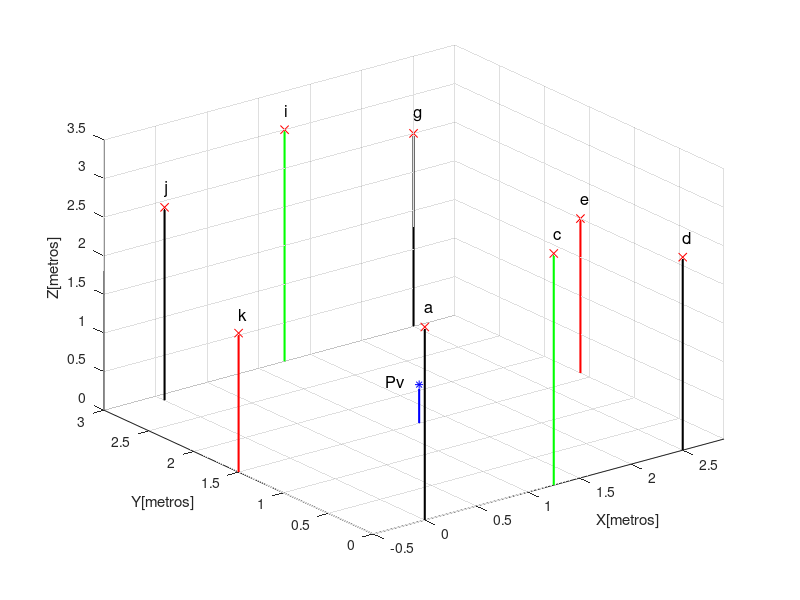

The MATLAB source for this figure: (Note: this script raises an error after producing the figure.)
% Esse algoritmo foi usado para, dado um ponto virtual a área de testes, tentar decidir qual a
% configuração de módulos emissores no ambiente que gera o menor erro final.

% ***************** Algoritmo para fazer a decisão: ********************
% 1- Escolhe-se um ponto virtual (P1) de localização conhecida na área de testes;
% 2- Calcula-se a distância entre esse ponto e os módulos emissores (valor ideal de medida do sistema de localização), dn = P1 dist En, onde n é o número do ID do módulo emissor;
% 3- Acrescenta-se nessa media um ruido aleatório dado por uma distribuição normal, dn = dn + ruido;
% 5- Calcula-se, utilizando o algoritmo LMS, a posição do ponto virtual utilizando as medidas ruidosas, P2 = LMS(d=[d1,...dn], Localização dos módulos emissores);
% 6- Encontra-se a o erro de medida, definido como a distância euclidiana entre o ponto calculado e o ponto virtual original, e = dist_eucl(P1, P2);
% 7- Repete o algoritmo a partir do passo 3 100 vezes, e obtem-se uma média para os valores de e

close all;
clear;

error=[];
labels=['a','b','c','d','e','f', 'g','h','i','j','k','l'];

positions = [0.00  0.00  2.50;
           1.25  0.00  2.00;
           1.25  0.00  3.00;
           2.50  0.00  2.50;
           2.90  1.60  2.00;
           2.90  1.60  3.00;
           2.50  3.00  2.50;
           1.25  3.00  2.00;
           1.25  3.00  3.00;
           0.00  2.90  2.50;
          -0.50  1.50  1.80;
          -0.50  1.50  3.00
                 ];

%para simular, apenas descomente a configuração que deseja estudar, o código vai: gera o gráfico,
%colocar as labels, salvar um png com nome da configuração, calcular erro médio e erro máximo entre
%o ponto virtual escolhido e os pontos calculados a partir de medidas ruidosas


% %posição dos módulos testes
%%%4+1L
% config_name='41L';
% stationary_modules_positions = [0.00  0.00  2.50;
%                                 2.50  0.00  2.50; 
%                                 2.90  1.60  2.00; 
%                                 2.50  3.00  2.50;
%                                 0.00  2.90  2.50
%                                 ];

%%%4+2L
% config_name='42L';
% stationary_modules_positions = [0.00  0.00  2.50;
%                                 2.50  0.00  2.50; 
%                                 2.90  1.60  2.00; 
%                                 2.50  3.00  2.50;
%                                 0.00  2.90  2.50;
%                                -0.50  1.50  1.80
%                                 ];

%%%4+2H
% config_name='42H';
% stationary_modules_positions = [0.00  0.00  2.50;
%                                 2.50  0.00  2.50; 
%                                 2.90  1.60  3.00;
%                                 2.50  3.00  2.50;
%                                 0.00  2.90  2.50;
%                                -0.50  1.50  3.00
%                                 ];

%%%4+4L
% config_name='44L';
% stationary_modules_positions = [0.00  0.00  2.50;
%                                 1.25  0.00  2.00;
%                                 2.50  0.00  2.50; 
%                                 2.90  1.60  2.00; 
%                                 2.50  3.00  2.50;
%                                 1.25  3.00  2.00;
%                                 0.00  2.90  2.50;
%                                -0.50  1.50  1.80
%                                 ];

%%%4+4H
% config_name='44H';
% stationary_modules_positions = [0.00  0.00  2.50;
%                                 1.25  0.00  3.00;
%                                 2.50  0.00  2.50; 
%                                 2.90  1.60  3.00;
%                                 2.50  3.00  2.50;
%                                 1.25  3.00  3.00;
%                                 0.00  2.90  2.50;
%                                -0.50  1.50  3.00
%                                 ];

%%%4+2H+2L
config_name='42H2L';
stationary_modules_positions = [0.00  0.00  2.50;
                                1.25  0.00  3.00;
                                2.50  0.00  2.50; 
                                2.90  1.60  2.00; 
                                2.50  3.00  2.50;
                                1.25  3.00  3.00;
                                0.00  2.90  2.50;
                               -0.50  1.50  1.80
                                ];
                            
num_statinary_modules = size(stationary_modules_positions,1);

%ponto escolhido para teste
x=1.25;
y=1.5 ;
z=0.5 ;

measurements_m=[];
measurements_new_m=[];

%inicia o plot da figura
figure;
plot3(stationary_modules_positions(1,1),stationary_modules_positions(1,2),stationary_modules_positions(1,3),'rx');
hold on;
plot3([stationary_modules_positions(1,1) stationary_modules_positions(1,1)],[stationary_modules_positions(1,2) stationary_modules_positions(1,2)],[0 stationary_modules_positions(1,3)],'k','LineWidth',1.5);

i=1;
for j = 1:max(size(positions))
    if stationary_modules_positions(i,1)==positions(j,1) && stationary_modules_positions(i,2)==positions(j,2) && stationary_modules_positions(i,3)==positions(j,3)
    text(stationary_modules_positions(i,1),stationary_modules_positions(i,2),stationary_modules_positions(i,3)+0.25,labels(j),'FontSize',12);
    end
end
    
for i=2:num_statinary_modules
    plot3(stationary_modules_positions(i,1),stationary_modules_positions(i,2),stationary_modules_positions(i,3),'rx');
    if stationary_modules_positions(i,3) > 2.6
        plot3([stationary_modules_positions(i,1) stationary_modules_positions(i,1)],[stationary_modules_positions(i,2) stationary_modules_positions(i,2)],[0 stationary_modules_positions(i,3)],'g','LineWidth',1.5);
    end
    if stationary_modules_positions(i,3) > 2.4 && stationary_modules_positions(i,3) < 2.6
        plot3([stationary_modules_positions(i,1) stationary_modules_positions(i,1)],[stationary_modules_positions(i,2) stationary_modules_positions(i,2)],[0 stationary_modules_positions(i,3)],'k','LineWidth',1.5);
    end
    if stationary_modules_positions(i,3) < 2.4
        plot3([stationary_modules_positions(i,1) stationary_modules_positions(i,1)],[stationary_modules_positions(i,2) stationary_modules_positions(i,2)],[0 stationary_modules_positions(i,3)],'r','LineWidth',1.5);
    end
    
    for j = 1:max(size(positions))
        if stationary_modules_positions(i,1)==positions(j,1) && stationary_modules_positions(i,2)==positions(j,2) && stationary_modules_positions(i,3)==positions(j,3)
        text(stationary_modules_positions(i,1),stationary_modules_positions(i,2),stationary_modules_positions(i,3)+0.25,labels(j),'FontSize',12);
        end
    end

end
axis([min(positions(:,1)) max(positions(:,1)) min(positions(:,2)) max(positions(:,2)) 0 max(positions(:,3))+0.5]); %The axis limits
xlabel('X[metros]');
ylabel('Y[metros]');
zlabel('Z[metros]');

grid on;
plot3(x,y,z,'b*');
plot3([x x],[y y],[0 z],'b','LineWidth',1.5);
text(x-0.15,y+0.2,z,'Pv','FontSize',12);
print(config_name,'-dpng');

% axis([0 3 0 3 0 3]);

%Calcula as distâncias entre o ponto escolhido e posição dos n módulos
for i=1:num_statinary_modules
    m(i) = sqrt( (x-stationary_modules_positions(i,1))^2 + (y-stationary_modules_positions(i,2))^2 + (z-stationary_modules_positions(i,3))^2 );
end
    
for i=1:100
    
    dp = 5; %desvio padrao em centímetros
    distance_readings=[];
    for i=1:num_statinary_modules
        new_m(i) = m(i) + (dp/100)*randn;  %adicionando ruido às leituras de medidas
        distance_readings = [distance_readings,new_m(i)];
    end
    
    measurements_m = [measurements_m;m];
    measurements_new_m=[measurements_new_m;new_m];
    
%     stationary_modules_positions
%     distance_readings
    
    [module_x,module_y,module_z] = trilateration(stationary_modules_positions, distance_readings);
    
%     plot3(module_x,module_y,module_z,'bo');
%     plot3([x module_x],[y module_y], [z module_z],'k');
    
%     disp('--------------------')
%     disp(distance_readings)
%     disp([x,y,z])
%     disp([module_x,module_y,module_z])
%     disp(sqrt( (x-module_x)^2 + (y-module_y)^2 + (z-module_z)^2 ))
%     disp('--------------------')
%     pause
    error = [error, sqrt( (x-module_x)^2 + (y-module_y)^2 + (z-module_z)^2 )];
end
hold off;

disp(config_name)
disp(strcat('media=',num2str(mean(error))));
disp(strcat('max error = ', num2str(max(error))));

% figure;
% subplot(3,1,1);
% plot(error);
% grid on;
% title('Position Measurement Error');
% ylabel('error (meters)');
% legend(strcat('max error = ', num2str(max(error))));
% 
% 
% subplot(3,1,2);
% hold on;
% % plot(error);
% for i=1:num_statinary_modules
%     plot(measurements_m(:,i),'DisplayName',strcat('ideal sensor=',num2str(i)));
%     plot(measurements_new_m(:,i),'DisplayName',strcat('real  sensor=',num2str(i)));
% end
% grid on;
% legend('show');
% hold off;
% 
% subplot(3,1,3);
% hist(error);
% legend(strcat('media=',num2str(mean(error))));
